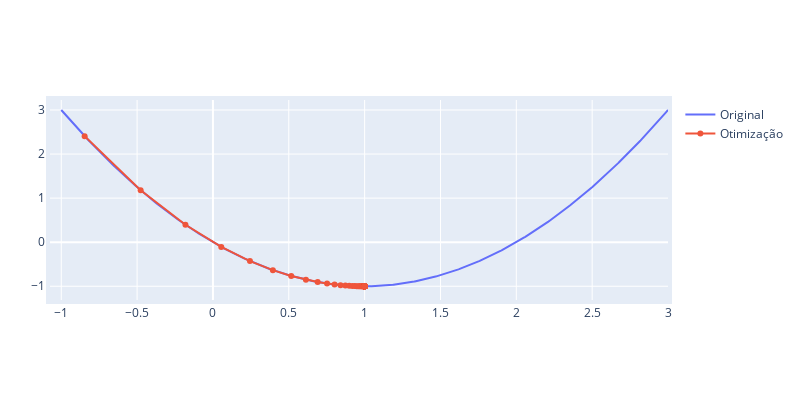

Here is the notebook cell this chart was saved with:
### Code cell
plot_optim(x, objective_function(x), 43)

### Figure 1 — Plotly figure (JSON) as saved in the notebook; plotly's stock layout.template omitted (floating-point values rounded to 4 significant figures; data arrays with more than 128 entries replaced by an {"elided": "..."} marker saying what was removed)
{"data": [{"mode": "lines", "name": "Original", "type": "scatter", "x": {"elided": "1000 float values"}, "y": {"elided": "1000 float values"}}, {"hovertext": ["Inicio", "Iteração: 0", "Iteração: 1", "Iteração: 2", "Iteração: 3", "Iteração: 4", "Iteração: 5", "Iteração: 6", "Iteração: 7", "Iteração: 8", "Iteração: 9", "Iteração: 10", "Iteração: 11", "Iteração: 12", "Iteração: 13", "Iteração: 14", "Iteração: 15", "Iteração: 16", "Iteração: 17", "Iteração: 18", "Iteração: 19", "Iteração: 20", "Iteração: 21", "Iteração: 22", "Iteração: 23", "Iteração: 24", "Iteração: 25", "Iteração: 26", "Iteração: 27", "Iteração: 28", "Iteração: 29", "Iteração: 30", "Iteração: 31", "Iteração: 32", "Iteração: 33", "Iteração: 34", "Iteração: 35", "Iteração: 36", "Iteração: 37", "Iteração: 38", "Iteração: 39", "Iteração: 40", "Iteração: 41", "Iteração: 42", "Iteração: 43", "Iteração: 44", "Iteração: 45", "Iteração: 46", "Iteração: 47", "Iteração: 48", "Iteração: 49", "Iteração: 50", "Iteração: 51", "Iteração: 52", "Iteração: 53", "Iteração: 54", "Iteração: 55", "Iteração: 56", "Iteração: 57", "Iteração: 58", "Iteração: 59", "Iteração: 60", "Iteração: 61", "Iteração: 62", "Iteração: 63", "Iteração: 64", "Iteração: 65", "Iteração: 66", "Iteração: 67", "Iteração: 68", "Iteração: 69", "Iteração: 70", "Iteração: 71", "Iteração: 72", "Iteração: 73", "Iteração: 74", "Iteração: 75", "Iteração: 76", "Iteração: 77", "Iteração: 78", "Iteração: 79", "Iteração: 80", "Iteração: 81", "Iteração: 82", "Iteração: 83", "Iteração: 84", "Iteração: 85", "Iteração: 86", "Iteração: 87", "Iteração: 88", "Iteração: 89", "Iteração: 90", "Iteração: 91", "Iteração: 92", "Iteração: 93", "Iteração: 94", "Iteração: 95", "Iteração: 96", "Iteração: 97", "Iteração: 98", "Iteração: 99"], "mode": "lines+markers", "name": "Otimização", "type": "scatter", "x": [-0.8458, -0.4766, -0.1813, 0.05495, 0.244, 0.3952, 0.5161, 0.6129, 0.6903, 0.7523, 0.8018, 0.8414, 0.8732, 0.8985, 0.9188, 0.9351, 0.948, 0.9584, 0.9667, 0.9734, 0.9787, 0.983, 0.9864, 0.9891, 0.9913, 0.993, 0.9944, 0.9955, 0.9964, 0.9971, 0.9977, 0.9982, 0.9985, 0.9988, 0.9991, 0.9993, 0.9994, 0.9995, 0.9996, 0.9997, 0.9998, 0.9998, 0.9998, 0.9999, 0.9999, 0.9999, 0.9999, 0.9999, 1.0, 1.0, 1.0, 1.0, 1.0, 1.0, 1.0, 1.0, 1.0, 1.0, 1.0, 1.0, 1.0, 1.0, 1.0, 1.0, 1.0, 1.0, 1.0, 1.0, 1.0, 1.0, 1.0, 1.0, 1.0, 1.0, 1.0, 1.0, 1.0, 1.0, 1.0, 1.0, 1.0, 1.0, 1.0, 1.0, 1.0, 1.0, 1.0, 1.0, 1.0, 1.0, 1.0, 1.0, 1.0, 1.0, 1.0, 1.0, 1.0, 1.0, 1.0, 1.0, 1.0], "y": [2.407, 1.18, 0.3955, -0.1069, -0.4284, -0.6342, -0.7659, -0.8502, -0.9041, -0.9386, -0.9607, -0.9749, -0.9839, -0.9897, -0.9934, -0.9958, -0.9973, -0.9983, -0.9989, -0.9993, -0.9995, -0.9997, -0.9998, -0.9999, -0.9999, -1.0, -1.0, -1.0, -1.0, -1.0, -1.0, -1.0, -1.0, -1.0, -1.0, -1.0, -1.0, -1.0, -1.0, -1.0, -1.0, -1.0, -1.0, -1.0, -1.0, -1.0, -1.0, -1.0, -1.0, -1.0, -1.0, -1.0, -1.0, -1.0, -1.0, -1.0, -1.0, -1.0, -1.0, -1.0, -1.0, -1.0, -1.0, -1.0, -1.0, -1.0, -1.0, -1.0, -1.0, -1.0, -1.0, -1.0, -1.0, -1.0, -1.0, -1.0, -1.0, -1.0, -1.0, -1.0, -1.0, -1.0, -1.0, -1.0, -1.0, -1.0, -1.0, -1, -1, -1, -1, -1, -1, -1, -1, -1, -1, -1, -1, -1, -1]}], "layout": {"autosize": false, "height": 400, "margin": {"b": 100, "l": 50, "pad": 4, "r": 50, "t": 100}, "width": 800}}
